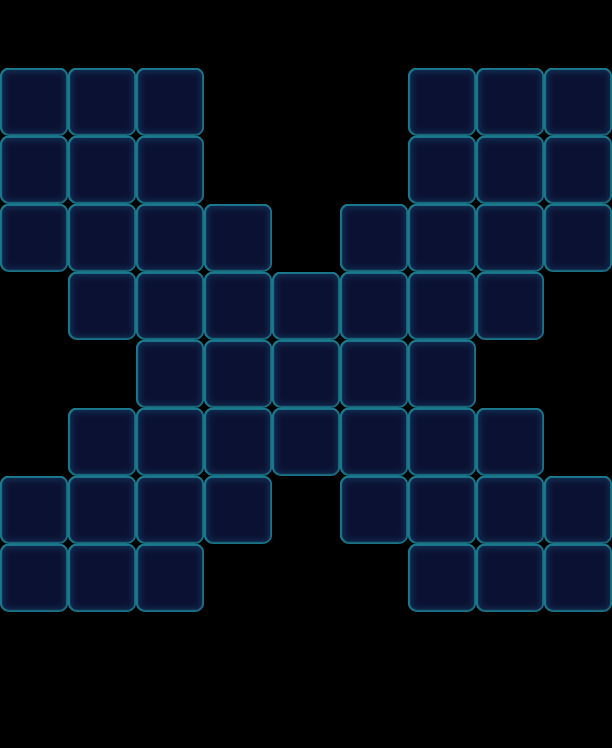

The image is a tile-based game level rendered from a .tmx file. Its description and source (layers, tilesets, objects; grid data summarised) follow:
An orthogonal 9x11 tile map with 68x68 px tiles, 1 tile layer (Valid), 2 tilesets and 66 objects (46x Monster, 13x Factory_Normal, 7x Flower).

<map version="1.0" orientation="orthogonal" width="9" height="11" tilewidth="68" tileheight="68">
 <tileset firstgid="1" name="game_grid1" tilewidth="68" tileheight="68">
  <image source="game_grid1.png" width="68" height="68" />
 </tileset>
 <tileset firstgid="2" name="map" tilewidth="68" tileheight="68">
  <image source="map.png" width="1024" height="1024" />
 </tileset>
 <layer name="Valid" width="9" height="11">
  <data>[99 cells, 53 non-empty, 1 distinct tile ids]</data>
 </layer>
 <objectgroup name="BottomObj" width="9" height="11" />
 <objectgroup name="MiddleObj" width="9" height="11">
  <object type="Monster" gid="4" x="0" y="204">
   <properties>
    <property name="Color" value="Orange" />
   </properties>
  </object>
  <object type="Monster" gid="4" x="136" y="272">
   <properties>
    <property name="Color" value="Orange" />
   </properties>
  </object>
  <object type="Monster" gid="4" x="408" y="272">
   <properties>
    <property name="Color" value="Orange" />
   </properties>
  </object>
  <object type="Monster" gid="4" x="476" y="204">
   <properties>
    <property name="Color" value="Orange" />
   </properties>
  </object>
  <object type="Monster" gid="4" x="340" y="408">
   <properties>
    <property name="Color" value="Orange" />
   </properties>
  </object>
  <object type="Monster" gid="4" x="204" y="476">
   <properties>
    <property name="Color" value="Orange" />
   </properties>
  </object>
  <object type="Monster" gid="4" x="476" y="544">
   <properties>
    <property name="Color" value="Orange" />
   </properties>
  </object>
  <object type="Monster" gid="4" x="68" y="544">
   <properties>
    <property name="Color" value="Orange" />
   </properties>
  </object>
  <object type="Monster" gid="19" x="68" y="136">
   <properties>
    <property name="Color" value="Yellow" />
   </properties>
  </object>
  <object type="Monster" gid="19" x="136" y="204">
   <properties>
    <property name="Color" value="Yellow" />
   </properties>
  </object>
  <object type="Monster" gid="19" x="408" y="340">
   <properties>
    <property name="Color" value="Yellow" />
   </properties>
  </object>
  <object type="Flower" gid="19" x="476" y="272">
   <properties>
    <property name="FlowerLevel" value="0" />
   </properties>
  </object>
  <object type="Monster" gid="19" x="476" y="136">
   <properties>
    <property name="Color" value="Yellow" />
   </properties>
  </object>
  <object type="Monster" gid="19" x="68" y="612">
   <properties>
    <property name="Color" value="Yellow" />
   </properties>
  </object>
  <object type="Monster" gid="18" x="0" y="136">
   <properties>
    <property name="Color" value="Pink" />
   </properties>
  </object>
  <object type="Flower" gid="18" x="68" y="204">
   <properties>
    <property name="FlowerLevel" value="0" />
   </properties>
  </object>
  <object type="Monster" gid="18" x="272" y="408">
   <properties>
    <property name="Color" value="Pink" />
   </properties>
  </object>
  <object type="Monster" gid="18" x="408" y="476">
   <properties>
    <property name="Color" value="Pink" />
   </properties>
  </object>
  <object type="Monster" gid="18" x="476" y="612">
   <properties>
    <property name="Color" value="Pink" />
   </properties>
  </object>
  <object type="Monster" gid="18" x="0" y="544">
   <properties>
    <property name="Color" value="Pink" />
   </properties>
  </object>
  <object type="Monster" gid="17" x="136" y="136">
   <properties>
    <property name="Color" value="Purple" />
   </properties>
  </object>
  <object type="Monster" gid="17" x="204" y="340">
   <properties>
    <property name="Color" value="Purple" />
   </properties>
  </object>
  <object type="Monster" gid="17" x="340" y="340">
   <properties>
    <property name="Color" value="Purple" />
   </properties>
  </object>
  <object type="Monster" gid="17" x="340" y="476">
   <properties>
    <property name="Color" value="Purple" />
   </properties>
  </object>
  <object type="Monster" gid="17" x="544" y="204">
   <properties>
    <property name="Color" value="Purple" />
   </properties>
  </object>
  <object type="Monster" gid="17" x="544" y="544">
   <properties>
    <property name="Color" value="Purple" />
   </properties>
  </object>
  <object type="Monster" gid="17" x="68" y="476">
   <properties>
    <property name="Color" value="Purple" />
   </properties>
  </object>
  <object type="Monster" gid="2" x="68" y="272">
   <properties>
    <property name="Color" value="Blue" />
   </properties>
  </object>
  <object type="Monster" gid="2" x="0" y="272">
   <properties>
    <property name="Color" value="Blue" />
   </properties>
  </object>
  <object type="Monster" gid="2" x="136" y="408">
   <properties>
    <property name="Color" value="Blue" />
   </properties>
  </object>
  <object type="Monster" gid="2" x="204" y="408">
   <properties>
    <property name="Color" value="Blue" />
   </properties>
  </object>
  <object type="Monster" gid="2" x="476" y="476">
   <properties>
    <property name="Color" value="Blue" />
   </properties>
  </object>
  <object type="Monster" gid="2" x="544" y="272">
   <properties>
    <property name="Color" value="Blue" />
   </properties>
  </object>
  <object type="Monster" gid="2" x="408" y="136">
   <properties>
    <property name="Color" value="Blue" />
   </properties>
  </object>
  <object type="Monster" gid="2" x="136" y="612">
   <properties>
    <property name="Color" value="Blue" />
   </properties>
  </object>
  <object type="Monster" gid="2" x="476" y="340">
   <properties>
    <property name="Color" value="Blue" />
   </properties>
  </object>
  <object type="Monster" gid="18" x="408" y="204">
   <properties>
    <property name="Color" value="Pink" />
   </properties>
  </object>
  <object type="Monster" gid="19" x="544" y="136">
   <properties>
    <property name="Color" value="Yellow" />
   </properties>
  </object>
  <object type="Monster" gid="19" x="272" y="340">
   <properties>
    <property name="Color" value="Yellow" />
   </properties>
  </object>
  <object type="Monster" gid="19" x="204" y="544">
   <properties>
    <property name="Color" value="Yellow" />
   </properties>
  </object>
  <object type="Monster" gid="17" x="340" y="272">
   <properties>
    <property name="Color" value="Purple" />
   </properties>
  </object>
  <object type="Monster" gid="17" x="408" y="612">
   <properties>
    <property name="Color" value="Purple" />
   </properties>
  </object>
  <object type="Monster" gid="17" x="136" y="544">
   <properties>
    <property name="Color" value="Purple" />
   </properties>
  </object>
  <object type="Monster" gid="4" x="544" y="612">
   <properties>
    <property name="Color" value="Orange" />
   </properties>
  </object>
  <object type="Monster" gid="4" x="0" y="612">
   <properties>
    <property name="Color" value="Orange" />
   </properties>
  </object>
  <object type="Monster" gid="18" x="204" y="272">
   <properties>
    <property name="Color" value="Pink" />
   </properties>
  </object>
  <object type="Monster" gid="18" x="340" y="544">
   <properties>
    <property name="Color" value="Pink" />
   </properties>
  </object>
  <object type="Monster" gid="17" x="68" y="340">
   <properties>
    <property name="Color" value="Purple" />
   </properties>
  </object>
  <object type="Flower" gid="19" x="272" y="476">
   <properties>
    <property name="FlowerLevel" value="0" />
   </properties>
  </object>
  <object type="Flower" gid="19" x="408" y="544">
   <properties>
    <property name="FlowerLevel" value="0" />
   </properties>
  </object>
  <object type="Flower" gid="18" x="136" y="476">
   <properties>
    <property name="FlowerLevel" value="0" />
   </properties>
  </object>
  </objectgroup>
 <objectgroup color="#000000" name="TopObj" width="9" height="11">
  <!-- 13 objects omitted --></objectgroup>
</map>
<!-- 15 of 66 objects omitted -->
